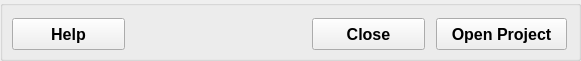
  <widget class="QGroupBox" name="groupBox">
   <property name="geometry">
    <rect>
     <x>15</x>
     <y>244</y>
     <width>581</width>
     <height>61</height>
    </rect>
   </property>
   <property name="title">
    <string/>
   </property>
   <widget class="QPushButton" name="pushButtonHelp">
    <property name="geometry">
     <rect>
      <x>12</x>
      <y>18</y>
      <width>113</width>
      <height>32</height>
     </rect>
    </property>
    <property name="font">
     <font>
      <family>Arial</family>
      <pointsize>12</pointsize>
      <weight>75</weight>
      <bold>true</bold>
     </font>
    </property>
    <property name="text">
     <string>Help</string>
    </property>
    <property name="autoDefault">
     <bool>false</bool>
    </property>
   </widget>
   <widget class="QPushButton" name="pushButtonClose">
    <property name="geometry">
     <rect>
      <x>312</x>
      <y>18</y>
      <width>113</width>
      <height>32</height>
     </rect>
    </property>
    <property name="font">
     <font>
      <family>Arial</family>
      <pointsize>12</pointsize>
      <weight>75</weight>
      <bold>true</bold>
     </font>
    </property>
    <property name="text">
     <string>Close</string>
    </property>
    <property name="autoDefault">
     <bool>false</bool>
    </property>
   </widget>
   <widget class="QPushButton" name="pushButtonOpen">
    <property name="geometry">
     <rect>
      <x>436</x>
      <y>18</y>
      <width>131</width>
      <height>32</height>
     </rect>
    </property>
    <property name="font">
     <font>
      <family>Arial</family>
      <pointsize>12</pointsize>
      <weight>75</weight>
      <bold>true</bold>
     </font>
    </property>
    <property name="toolTip">
     <string/>
    </property>
    <property name="text">
     <string> Open Project </string>
    </property>
    <property name="autoDefault">
     <bool>false</bool>
    </property>
   </widget>
  </widget>
